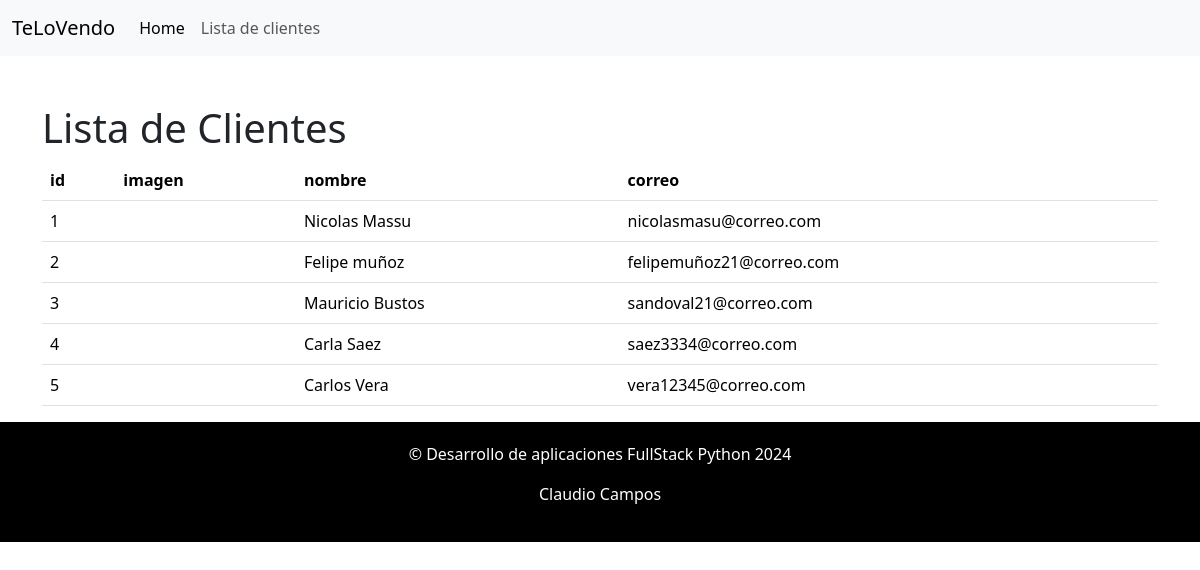
/clientes/, run on the app's committed database.
### clientes/models.py (models this page shows, shortened)
class Cliente(models.Model):
    image = models.URLField(verbose_name="Url de la imagen")
    nombre = models.CharField(max_length=255)
    correo = models.CharField(max_length=255)

### clientes/views.py (the view)
# urls.py: path('', views.index, name='index')
def index(request):
    clientes = Cliente.objects.all()
    return render(
        request,
        'index.html', {'clientes':clientes}
    )

### clientes/templates/index.html (shortened to what this page needs)
{% extends 'layout.html' %}
{% block content %}
<h1> Lista de Clientes</h1>
<table class="table">
    <thead>
        <tr>
          <th scope="col">id</th>
          <th scope="col">imagen</th>
          <th scope="col">nombre</th>
          <th scope="col">correo</th>
        </tr>
    </thead>
    <tbody/>
      {% for cliente  in clientes%}
      <tr>
    <td>{{cliente.id}}</td>
    <td><img src="{{cliente.image}}" alt="" width="50"></td>
    <td>{{cliente.nombre}}</td>
    <td>{{cliente.correo}}</td>
  </tr>
  {% endfor %}
</table>
{% endblock %}

### templates/layout.html (shortened to what this page needs)
<!doctype html>
<html lang="en">
  <head>
    <link href="https://cdn.jsdelivr.net/npm/bootstrap@5.3.3/dist/css/bootstrap.min.css" rel="stylesheet">
  </head>
  <body>
    <nav class="navbar navbar-expand-lg bg-body-tertiary">
      <div class="container-fluid">
        <a class="navbar-brand" href="#">TeLoVendo</a>
        <div class="collapse navbar-collapse" id="navbarSupportedContent">
          <ul class="navbar-nav me-auto mb-2 mb-lg-0">
            <li class="nav-item">
              <a class="nav-link active" aria-current="page" href="{% url 'cliente:index'%}">Home</a>
            </li>
            <li class="nav-item">
              <a class="nav-link" href="{% url 'cliente:index' %}">Lista de clientes</a>
            </li>
          </ul>
        </div>
      </div>
    </nav>
    <div class="container mt-5">
       {% block content %}
       {% endblock %}
    </div>
  </body>
  <footer>
    <p>&copy; Desarrollo de aplicaciones FullStack Python 2024</p>
    <p> Claudio Campos</p>
</footer>
</html>

### templates/layout.html (style rules this page uses)
footer { background-color: #000; color: #fff; padding: 20px; text-align: center; }

### data on the page
Cliente: id "1", nombre "Nicolas Massu", correo "nicolasmasu@correo.com"
Cliente: id "2", nombre "Felipe muñoz", correo "felipemuñoz21@correo.com"
Cliente: id "3", nombre "Mauricio Bustos", correo "sandoval21@correo.com"
Cliente: id "4", nombre "Carla Saez", correo "saez3334@correo.com"
Cliente: id "5", nombre "Carlos Vera", correo "vera12345@correo.com"
